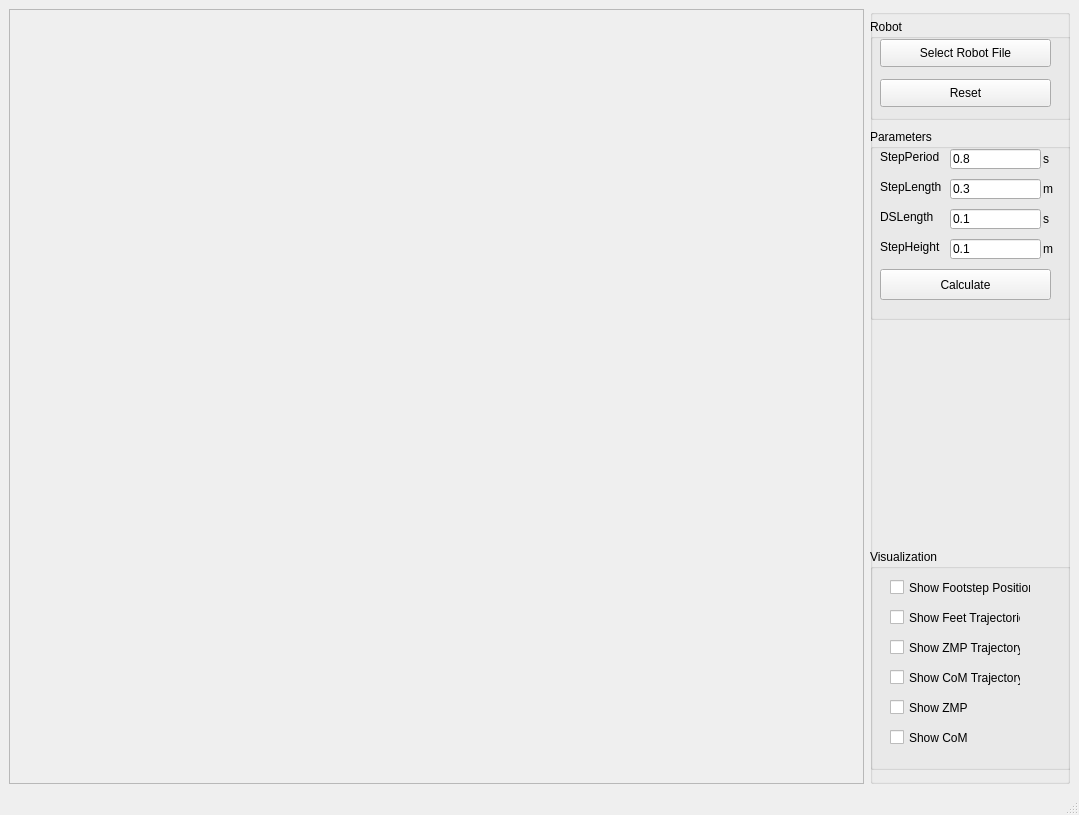
<?xml version="1.0" encoding="UTF-8"?>
<ui version="4.0">
 <class>MainWindowStability</class>
 <widget class="QMainWindow" name="MainWindowStability">
  <property name="geometry">
   <rect>
    <x>0</x>
    <y>0</y>
    <width>1079</width>
    <height>815</height>
   </rect>
  </property>
  <property name="windowTitle">
   <string> VirtualRobot - Stability Demo</string>
  </property>
  <widget class="QWidget" name="centralwidget">
   <layout class="QGridLayout" name="gridLayout">
    <item row="0" column="0">
     <widget class="QFrame" name="frameViewer">
      <property name="frameShape">
       <enum>QFrame::StyledPanel</enum>
      </property>
      <property name="frameShadow">
       <enum>QFrame::Raised</enum>
      </property>
     </widget>
    </item>
    <item row="0" column="1">
     <widget class="QGroupBox" name="groupBox">
      <property name="maximumSize">
       <size>
        <width>200</width>
        <height>16777215</height>
       </size>
      </property>
      <property name="title">
       <string/>
      </property>
      <widget class="QGroupBox" name="groupBox_3">
       <property name="geometry">
        <rect>
         <x>0</x>
         <y>540</y>
         <width>201</width>
         <height>221</height>
        </rect>
       </property>
       <property name="title">
        <string>Visualization</string>
       </property>
       <widget class="QCheckBox" name="checkBoxFootstepPositions">
        <property name="geometry">
         <rect>
          <x>20</x>
          <y>30</y>
          <width>141</width>
          <height>17</height>
         </rect>
        </property>
        <property name="text">
         <string>Show Footstep Positions</string>
        </property>
       </widget>
       <widget class="QCheckBox" name="checkBoxFeetTrajectories">
        <property name="geometry">
         <rect>
          <x>20</x>
          <y>60</y>
          <width>131</width>
          <height>17</height>
         </rect>
        </property>
        <property name="text">
         <string>Show Feet Trajectories</string>
        </property>
       </widget>
       <widget class="QCheckBox" name="checkBoxZMPTrajectory">
        <property name="geometry">
         <rect>
          <x>20</x>
          <y>90</y>
          <width>131</width>
          <height>17</height>
         </rect>
        </property>
        <property name="text">
         <string>Show ZMP Trajectory</string>
        </property>
       </widget>
       <widget class="QCheckBox" name="checkBoxCoMTrajectory">
        <property name="geometry">
         <rect>
          <x>20</x>
          <y>120</y>
          <width>131</width>
          <height>17</height>
         </rect>
        </property>
        <property name="text">
         <string>Show CoM Trajectory</string>
        </property>
       </widget>
       <widget class="QCheckBox" name="checkBoxZMP">
        <property name="geometry">
         <rect>
          <x>20</x>
          <y>150</y>
          <width>131</width>
          <height>17</height>
         </rect>
        </property>
        <property name="text">
         <string>Show ZMP</string>
        </property>
       </widget>
       <widget class="QCheckBox" name="checkBoxCoM">
        <property name="geometry">
         <rect>
          <x>20</x>
          <y>180</y>
          <width>131</width>
          <height>17</height>
         </rect>
        </property>
        <property name="text">
         <string>Show CoM</string>
        </property>
       </widget>
      </widget>
      <widget class="QGroupBox" name="groupBox_1">
       <property name="geometry">
        <rect>
         <x>0</x>
         <y>10</y>
         <width>201</width>
         <height>101</height>
        </rect>
       </property>
       <property name="title">
        <string>Robot</string>
       </property>
       <widget class="QPushButton" name="pushButtonReset">
        <property name="geometry">
         <rect>
          <x>10</x>
          <y>60</y>
          <width>171</width>
          <height>28</height>
         </rect>
        </property>
        <property name="text">
         <string>Reset</string>
        </property>
       </widget>
       <widget class="QPushButton" name="pushButtonLoad">
        <property name="geometry">
         <rect>
          <x>10</x>
          <y>20</y>
          <width>171</width>
          <height>28</height>
         </rect>
        </property>
        <property name="text">
         <string>Select Robot File</string>
        </property>
       </widget>
      </widget>
      <widget class="QGroupBox" name="groupBox_2">
       <property name="geometry">
        <rect>
         <x>0</x>
         <y>120</y>
         <width>201</width>
         <height>191</height>
        </rect>
       </property>
       <property name="title">
        <string>Parameters</string>
       </property>
       <widget class="QLineEdit" name="lineEditStepPeriod">
        <property name="geometry">
         <rect>
          <x>80</x>
          <y>20</y>
          <width>91</width>
          <height>20</height>
         </rect>
        </property>
        <property name="text">
         <string>0.8</string>
        </property>
       </widget>
       <widget class="QLineEdit" name="lineEditStepLength">
        <property name="geometry">
         <rect>
          <x>80</x>
          <y>50</y>
          <width>91</width>
          <height>20</height>
         </rect>
        </property>
        <property name="text">
         <string>0.3</string>
        </property>
       </widget>
       <widget class="QLineEdit" name="lineEditDSLength">
        <property name="geometry">
         <rect>
          <x>80</x>
          <y>80</y>
          <width>91</width>
          <height>20</height>
         </rect>
        </property>
        <property name="text">
         <string>0.1</string>
        </property>
       </widget>
       <widget class="QLabel" name="label">
        <property name="geometry">
         <rect>
          <x>10</x>
          <y>20</y>
          <width>61</width>
          <height>16</height>
         </rect>
        </property>
        <property name="text">
         <string>StepPeriod</string>
        </property>
       </widget>
       <widget class="QLabel" name="label_2">
        <property name="geometry">
         <rect>
          <x>10</x>
          <y>50</y>
          <width>61</width>
          <height>16</height>
         </rect>
        </property>
        <property name="text">
         <string>StepLength</string>
        </property>
       </widget>
       <widget class="QLabel" name="label_3">
        <property name="geometry">
         <rect>
          <x>10</x>
          <y>80</y>
          <width>61</width>
          <height>16</height>
         </rect>
        </property>
        <property name="text">
         <string>DSLength</string>
        </property>
       </widget>
       <widget class="QLabel" name="label_4">
        <property name="geometry">
         <rect>
          <x>173</x>
          <y>20</y>
          <width>20</width>
          <height>20</height>
         </rect>
        </property>
        <property name="text">
         <string>s</string>
        </property>
       </widget>
       <widget class="QLabel" name="label_5">
        <property name="geometry">
         <rect>
          <x>200</x>
          <y>100</y>
          <width>20</width>
          <height>20</height>
         </rect>
        </property>
        <property name="text">
         <string>s</string>
        </property>
       </widget>
       <widget class="QLabel" name="label_6">
        <property name="geometry">
         <rect>
          <x>200</x>
          <y>70</y>
          <width>20</width>
          <height>20</height>
         </rect>
        </property>
        <property name="text">
         <string>s</string>
        </property>
       </widget>
       <widget class="QLabel" name="label_7">
        <property name="geometry">
         <rect>
          <x>173</x>
          <y>50</y>
          <width>20</width>
          <height>20</height>
         </rect>
        </property>
        <property name="text">
         <string>m</string>
        </property>
       </widget>
       <widget class="QLabel" name="label_8">
        <property name="geometry">
         <rect>
          <x>173</x>
          <y>80</y>
          <width>20</width>
          <height>20</height>
         </rect>
        </property>
        <property name="text">
         <string>s</string>
        </property>
       </widget>
       <widget class="QLineEdit" name="lineEditStepHeight">
        <property name="geometry">
         <rect>
          <x>80</x>
          <y>110</y>
          <width>91</width>
          <height>20</height>
         </rect>
        </property>
        <property name="text">
         <string>0.1</string>
        </property>
       </widget>
       <widget class="QLabel" name="label_9">
        <property name="geometry">
         <rect>
          <x>173</x>
          <y>110</y>
          <width>20</width>
          <height>20</height>
         </rect>
        </property>
        <property name="text">
         <string>m</string>
        </property>
       </widget>
       <widget class="QLabel" name="label_10">
        <property name="geometry">
         <rect>
          <x>10</x>
          <y>110</y>
          <width>61</width>
          <height>16</height>
         </rect>
        </property>
        <property name="text">
         <string>StepHeight</string>
        </property>
       </widget>
       <widget class="QPushButton" name="pushButtonCalculate">
        <property name="geometry">
         <rect>
          <x>10</x>
          <y>140</y>
          <width>171</width>
          <height>31</height>
         </rect>
        </property>
        <property name="text">
         <string>Calculate</string>
        </property>
       </widget>
      </widget>
     </widget>
    </item>
   </layout>
  </widget>
  <widget class="QMenuBar" name="menubar">
   <property name="geometry">
    <rect>
     <x>0</x>
     <y>0</y>
     <width>1079</width>
     <height>21</height>
    </rect>
   </property>
  </widget>
  <widget class="QStatusBar" name="statusbar"/>
 </widget>
 <resources/>
 <connections/>
</ui>
